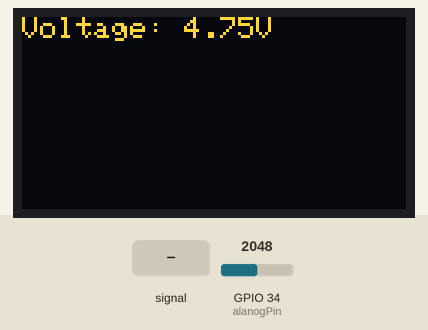
Recording of a sketch running on a simulated ESP32. On the bench: 128×64 one-colour display. The inputs (shaded band) are chosen by the test bench; at power-on: GPIO 34 (alanogPin) = 2048. The OLED is the two-colour kind (top 16 rows yellow); what the sketch prints to the serial monitor is not drawn.

Above: at 1.7 s.
1.8 s: GPIO 34 (alanogPin) fed a 200 Hz sine of ±327 counts around its level
At 1.97 s:
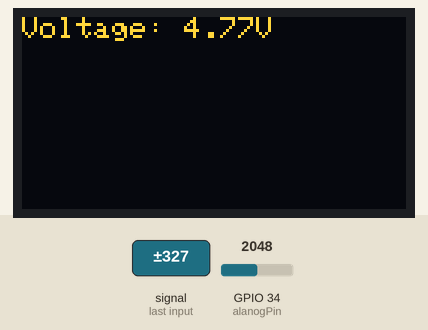
4.0 s: GPIO 34 (alanogPin) set to 2866
At 5.2 s:
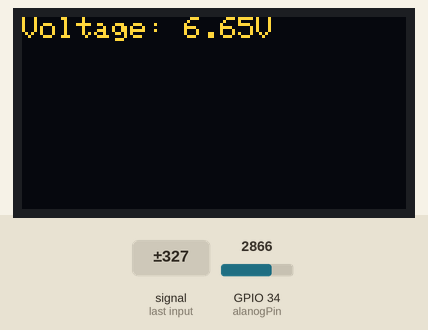
5.7 s: GPIO 34 (alanogPin) set to 3603
At 6.3 s:
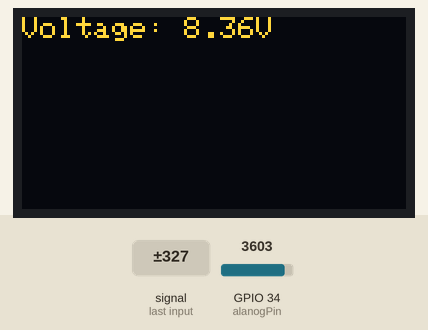
7.3 s: GPIO 34 (alanogPin) fed a 200 Hz sine of ±327 counts around its level
At 7.44 s:
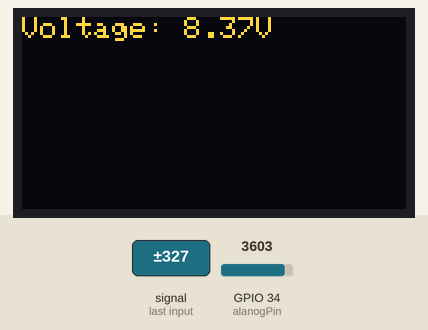
8.8 s: GPIO 34 (alanogPin) set to 4095
At 9.6 s:
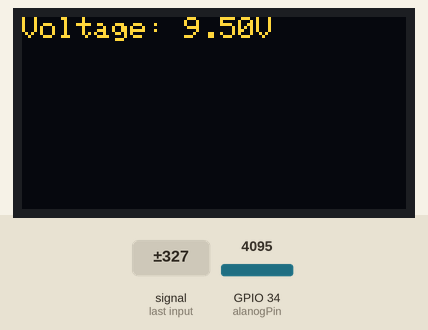
Timing chart, 0 to 11.4 s (numbered marks = the images above; inputs shaded):
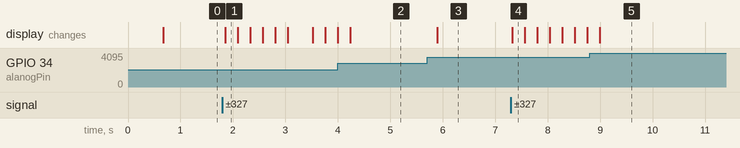

The sketch:

ESP8266_VoltageDivider9V.ino
```cpp
const float arduinoVCC = 3.3; // Your Arduino voltage
unsigned long ValueR1 = 3300;
unsigned long ValueR2 = 6200;
const int alanogPin = 34;        // the pin connecting the voltage.
const int inputResolution = 4095; // works with most Arduino boards
const float average_of = 500;    // Average of 500 readings

#include <Adafruit_GFX.h>
#include <Adafruit_SSD1306.h>

#define SCREEN_WIDTH 128
#define SCREEN_HEIGHT 64
#define I2C_SDA 32 // ganti sesukamu
#define I2C_SCL 33 // ganti sesukamu
#define OLED_ADDR 0x3C
Adafruit_SSD1306 display(128, 64, &Wire, -1);

float voltage;

void displayMessage(String message) {
  display.clearDisplay();
  display.setTextSize(1);
  display.setTextColor(SSD1306_WHITE);
  display.setCursor(0, 0);
  display.print(message);
  display.display();
}

void setup() {
  Serial.begin(115200);
  Wire.begin(I2C_SDA, I2C_SCL);

  if (!display.begin(SSD1306_SWITCHCAPVCC, OLED_ADDR)) {
    Serial.println(F("SSD1306 allocation failed"));
    for (;;)
      ;
  }
  Serial.println("Robojax: Reading Any voltage with Arduino");
  delay(500);
}

void loop() {
  readVoltage();

  Serial.print("Vin: ");
  Serial.print(getVoltageAverage());
  Serial.println("V");

  // Display voltage on OLED
  displayMessage("Voltage: " + String(getVoltageAverage(), 2) + "V");

  delay(100);
}

void readVoltage() {
  int A0Value = analogRead(alanogPin);
  float voltage_sensed = A0Value * (arduinoVCC / (float)inputResolution);
  voltage = voltage_sensed * (1 + ((float)ValueR2 / (float)ValueR1));
}

float getVoltageAverage() {
  float voltage_temp_average = 0;
  for (int i = 0; i < average_of; i++) {
    readVoltage();
    voltage_temp_average += voltage;
  }

  return voltage_temp_average / average_of;
}
```

Measured:
- after the input at 1.8 s, the display: changes after 0.06 s (image 1)
- after the input at 5.7 s, the display: changes after 0.20 s (image 3)
- after the input at 7.3 s, the display: changes at once (image 4)
